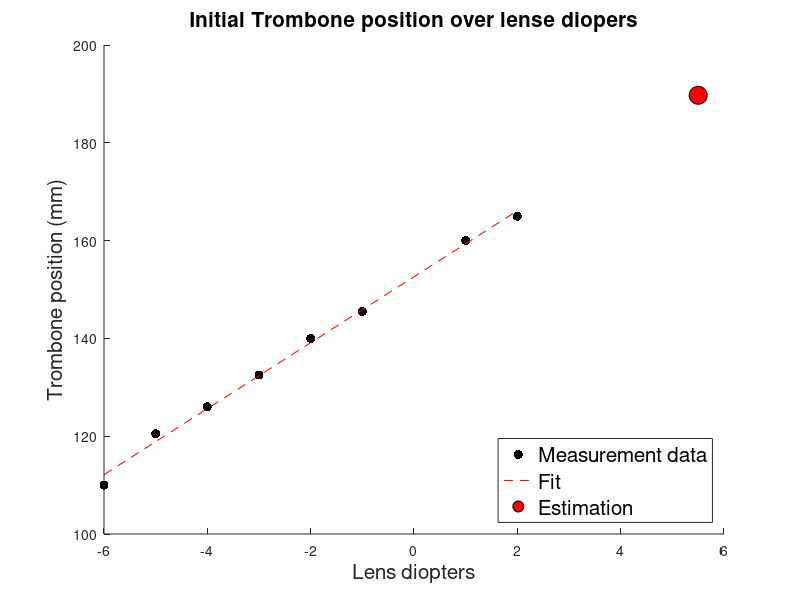

This chart was generated by the following MATLAB code:
% SACC_calibrateTrombone
%
% This contains the contrast measurement data over Tromobone position.
% Based on the data, you can search an optimal Trombone position for any
% given lens diopters.

% History:
%    03/25/22  dhb, smo     - Measured the data and plotted the graph.
%    07/19/22  dhb, smo     - Added data using different lense diopters.
%    07/29/22  smo, rsh     - Added data using different lenese within the
%                             range of -6 to +2.
%    08/01/22  smo          - Added to choose multiple data at once. Also,
%                             now it calculates an optimal Trombone
%                             position for any given lens diopters using
%                             interpolation.
%    08/02/22  smo          - Changed the fitting method from interpolation
%                             to linear. And file name changed.

%% Initialize.
clear; close all;

%% Raw measurement data.
%
% Trombone position was recorded in mm unit. For the data (whichData =
% 0-10), the position of Trombone is the number you can get from its
% software. However, that number is changing everytime rebooting the
% computer which does not represent the physical position. So, the data
% (whichData = 11-18) recorded the number on the measuring tape attached to
% the side of Trombone, which is an actual position of the Trombone.
%
% Contrast was measured using the real-time camera image.
%
% Note that we are planning to calibrate for the lens diopeters from -6.0
% to +2.0 for SACC project.
%
% Set the data range of interest.
whichDataRange = [11:18];
VERBOSE = false;

% Make a loop here to collect the multiple lens data.
for ii = 1:length(whichDataRange)
    whichData = whichDataRange(ii);
    
    % All raw data stored here.
    switch whichData
        case 0
            lensDiopters = 0;
            positionTrombone = [2.799 2.299 1.772 1.522 1.272 1.022 0.772 0.522 0.272 0.022 -0.530 -1.449 -2.193 -2.665 ];
            contrast         = [0.931 0.946 0.954 0.954 0.954 0.954 0.955 0.954 0.954 0.954  0.954  0.954  0.947  0.939 ];
            
            % Following data no. 1 to 6 were collected using different lens
            % diopeters on the date of 07/19/22.
        case 1
            lensDiopters = -3;
            positionTrombone = [-15.17 -14.64 -14.06 -13.54 -12.99 -12.52 -12.05 -11.52 -11.01 -10.54 -9.99 -9.48];
            contrast         = [ 0.888  0.871  0.901  0.929  0.938  0.947  0.948  0.948  0.948  0.949 0.931 0.923];
        case 2
            lensDiopters = -4.5;
            positionTrombone = [-19.66 -19.54 -19.04 -18.04 -17.50];
            contrast         = [ 0.946  0.937  0.947  0.935  0.923];
        case 3
            lensDiopters = +2.0;
            positionTrombone = [-0.47  0.54  1.00  1.50  2.06  2.50  3.04];
            contrast         = [0.920 0.947 0.947 0.963 0.946 0.947 0.939];
        case 4
            lensDiopters = -6.0;
            positionTrombone = [-17.89 -16.80];
            contrast         = [ 0.815  0.718];
        case 5
            lensDiopters = -5.5;
            positionTrombone = [-19.79 -18.82];
            contrast         = [ 0.917  0.824];
        case 6
            lensDiopters = -5.0;
            positionTrombone = [-19.53 -18.55];
            contrast         = [ 0.930  0.911];
            
            % From here, data was collected on the day of 07/29/22.
            %
            % Note that the position trombone here is the number on the
            % measuring tape that is attached to the Trombone. Therefore, this
            % is different range of unit from the measurements conducted
            % before. The unit for the position is still mm though.
        case 11
            lensDiopters = -6.0;
            positionTrombone = [115 114 112.5 111 110 109 107.5 105];
            contrast         = [0.92 0.947 0.947 0.959 0.96 0.946 0.931 0.914];
        case 12
            lensDiopters = -5.0;
            positionTrombone = [124 121.5 120.5 120 119 117.5 115.5 114.5 112.5];
            contrast         = [0.92 0.96 0.96 0.959 0.959 0.958 0.958 0.928 0.898];
        case 13
            lensDiopters = -4.0;
            %         positionTrombone = [130.5 129.5 127.5 126 125 122.5 121];
            %         contrast         = [0.909 0.927 0.938 0.939 0.938 0.924 0.883];
            %
            % Data for -4.0 has been corrected as follows. The first
            % measurement somehow gave the lower contrast than expected.
            positionTrombone = [130.5 129.5 128 127 126 125 124 122.5 121.5 120.5];
            contrast         = [0.901 0.923 0.933 0.946 0.955 0.944 0.943 0.933 0.92 0.894];
        case 14
            lensDiopters = -3.0;
            positionTrombone = [138.5 137 136 135 134 132.5 131 129 128];
            contrast         = [0.91 0.94 0.941 0.949 0.95 0.95 0.9 0.901 0.856];
        case 15
            lensDiopters = -2.0;
            positionTrombone = [146 145 144 143 141 140 139 138 135.5];
            contrast         = [0.88 0.931 0.94 0.95 0.951 0.959 0.949 0.939 0.855];
        case 16
            lensDiopters = -1.0;
            positionTrombone = [152.5 151.5 150.5 149.5 148.5 147 145.5 144 143];
            contrast         = [0.893 0.929 0.946 0.946 0.947 0.955 0.955 0.946 0.927];
        case 17
            lensDiopters = +1.0;
            positionTrombone = [165 164 162.5 161.5 160.5 160 159 157.5 156 155];
            contrast         = [0.901 0.942 0.95 0.959 0.959 0.959 0.958 0.95 0.941 0.872];
        case 18
            lensDiopters = +2.0;
            positionTrombone = [170.5 169.5 168.5 168 166 165 164 162 161];
            contrast         = [0.908 0.938 0.953 0.953 0.961 0.961 0.953 0.937 0.896];
        otherwise
    end
    
    % There are some lenses having multiple highest points. Here we choose a
    % smaller value in position (nm) which should be fine for now, but we
    % may elaborate it later on.
    lensDioptersSet(ii) = lensDiopters;
    contrastMax(ii) = max(contrast);
    positionContrastMax(ii) = min(positionTrombone(find(contrast(:) == contrastMax(ii))));
    
    %% Plot it.
    if (VERBOSE)
        figure; clf; hold on;
        plot(positionTrombone, contrast, 'ko--', ...
            'MarkerFaceColor', [0.5 0.5 0.5], 'MarkerEdgeColor', zeros(1,3), 'MarkerSize', 8);
        plot(positionContrastMax(ii), contrastMax(ii), 'o', ...
            'MarkerFaceColor', [1 0 0], 'MarkerEdgeColor', zeros(1,3), 'MarkerSize', 8);
        xlabel('Position Trombone (mm)','FontSize',15);
        ylabel('Contrast','FontSize',15);
        xticks([round(min(positionTrombone)) : 1 : round(max(positionTrombone))]);
        ylim([0.855 0.965]);
        legend('All data','Max Contrast','location','southeast','FontSize',15);
        title(append('Lens diopters: ',num2str(lensDiopters),' / Max contrast = ',num2str(contrastMax(ii))),'FontSize',15);
    end
    
    clear contrast; clear positionTrombone;
end

%% Search an optimal Trombone position for a random lens diopters.
%
% Type your lens diopter of interest.
PROMPT = true;

if (PROMPT)
    while 1
    promptMessage = '    Type subject lens diopter of dominant eye [from -6 to +2]: ';
    subjectLensDiopters = input(promptMessage);
    
    if ~isempty(subjectLensDiopters)
        break
    end
    
    disp('Lens diopter should be within from -6 to +2.');
    end
else
    % Enter manually.
    subjectLensDiopters = -5.25;
end

% Set the target (initial) position.
targetLensDiopters = subjectLensDiopters + 0.5;

% Here make a linear fitting for the data.
p = polyfit(lensDioptersSet, positionContrastMax, 1);
positionFitted = polyval(p ,lensDioptersSet);

% Search an optimal Trombone position here from the above fitting results.
positionEstimated = polyval(p, targetLensDiopters);

% Print out the results.
fprintf('Initial Trombone position for lens diopter = (%.2f) is %.0f (mm) \n', ...
    targetLensDiopters, positionEstimated);

% Plot it.
PLOTCALIBRATIONRESULTS = true;

if (PLOTCALIBRATIONRESULTS)
    figure; clf; hold on;
    plot(lensDioptersSet, positionContrastMax, 'k.', 'markersize', 20);
    plot(lensDioptersSet, positionFitted, 'r--');
    plot(targetLensDiopters, positionEstimated, ...
        'ro', 'markersize', 13, 'markerfacecolor', 'r', 'markeredgecolor', 'k');
    xlabel('Lens diopters','FontSize',15);
    ylabel('Trombone position (mm)','FontSize',15);
    title('Initial Trombone position over lense diopers','FontSize',15);
    legend('Measurement data', 'Fit', 'Estimation', 'location', 'SouthEast', 'FontSize', 15);
end
